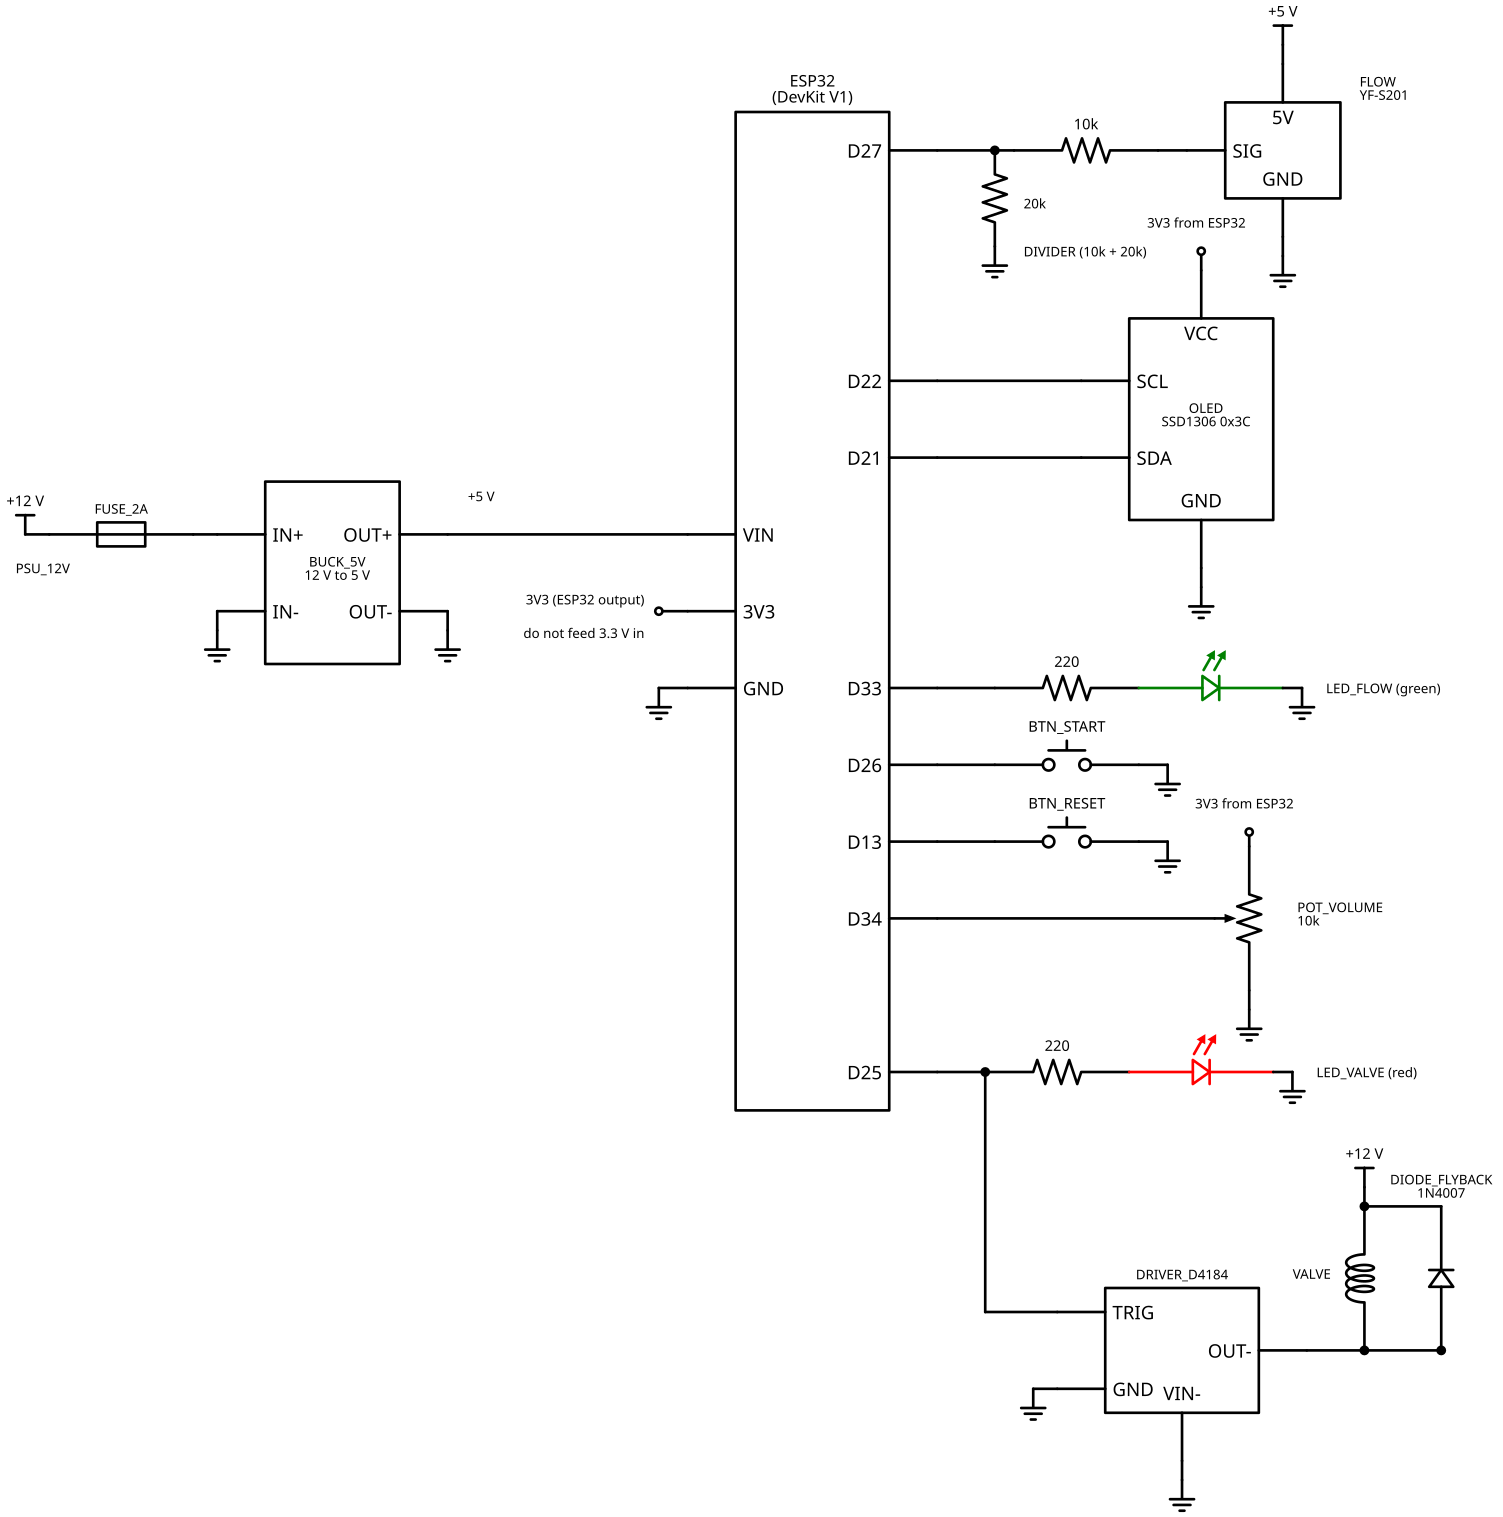

This figure's Python source:
"""Overview schematic of the REAL water dispenser (12 V plan, schemdraw).

Run:  /home/shovol/Lab/iot/elefun/.venv/bin/python docs/schematic-real.py  -> docs/schematic-real.svg
Source of truth for pins is ../PINOUT.md. Only used pins are drawn. Labels match docs/wiring-*.yml.
"""
from pathlib import Path

import schemdraw
import schemdraw.elements as elm
from schemdraw.elements import IcPin

OUT = Path(__file__).with_name("schematic-real.svg")
ROW = 1.6  # vertical pitch between ESP32 pins

schemdraw.use("svg")
with schemdraw.Drawing(file=str(OUT), show=False) as d:
    d.config(unit=3, fontsize=11)

    # Right-hand pins, top to bottom (None = empty slot kept free for wiring).
    # schemdraw numbers slots bottom to top, so slot = len - index.
    right = ["D27", None, None, "D22", "D21", None, None, "D33", "D26", "D13", "D34", None, "D25"]
    n = len(right)
    pins = [IcPin(name="VIN", side="left", slot="3/3"),
            IcPin(name="3V3", side="left", slot="2/3"),
            IcPin(name="GND", side="left", slot="1/3")]
    pins += [IcPin(name=nm, side="right", slot=f"{n - i}/{n}")
             for i, nm in enumerate(right) if nm]
    esp = elm.Ic(
        pins=pins,
        size=(3.2, ROW * n),
        pinspacing=ROW,
        leadlen=1,
        edgepadding=0.4,
        lblsize=11,
    ).label("ESP32\n(DevKit V1)", "top", fontsize=12)
    d += esp

    def row(pin):
        return esp[pin]

    # ---- Left side: 12 V in -> fuse -> buck 12->5 V -> VIN; 3V3, GND ----
    buck = elm.Ic(
        pins=[IcPin(name="IN+", side="left", slot="2/2"),
              IcPin(name="IN-", side="left", slot="1/2"),
              IcPin(name="OUT+", side="right", slot="2/2"),
              IcPin(name="OUT-", side="right", slot="1/2")],
        size=(2.8, ROW * 2 + 0.6),
        pinspacing=ROW,
        leadlen=1,
        edgepadding=0.4,
        lblsize=10,
    ).label("BUCK_5V\n12 V to 5 V", "center", fontsize=10)
    vx, vy = row("VIN")
    d += buck.at((vx - 5.0, vy)).anchor("OUT+").theta(0)
    d += elm.Line().at(buck["OUT+"]).to(row("VIN"))
    d += elm.Line().at(buck["OUT-"]).down(0.4)
    d += elm.Ground()
    d += elm.Line().at(buck["IN-"]).down(0.4)
    d += elm.Ground()
    d += elm.Line().at(buck["IN+"]).left(0.5)
    d += elm.Fuse().left().label("FUSE_2A", loc="top", fontsize=10)
    d += elm.Line().left(0.5)
    d += elm.Vdd().label("+12 V")
    px_, py_ = d.here
    d += elm.Label().at((px_ - 0.1, py_ - 0.6)).label("PSU_12V", halign="left", fontsize=10)
    d += elm.Label().at((vx - 4.2, vy + 0.9)).label("+5 V", fontsize=10)

    # 3V3 is an OUTPUT of the board: drawn as a net label, never as a supply.
    d += elm.Line().at(esp["3V3"]).left(0.6)
    d += elm.Dot(open=True)
    d += elm.Label().at((esp["3V3"][0] - 0.8, esp["3V3"][1] + 0.35)).label(
        "3V3 (ESP32 output)", halign="right", fontsize=10)
    d += elm.Label().at((esp["3V3"][0] - 0.8, esp["3V3"][1] - 0.35)).label(
        "do not feed 3.3 V in", halign="right", fontsize=10)
    d += elm.Line().at(esp["GND"]).left(0.6)
    d += elm.Ground()

    # ---- D27 flow sensor input via divider (10k in series, 20k to GND) ----
    y27 = row("D27")[1]
    d += elm.Line().at(row("D27")).right(1.2)
    d += elm.Dot()
    jx, jy = d.here
    d += elm.Resistor().down().length(2.0)
    d += elm.Label().at((jx + 0.5, jy - 1.0)).label("20k", halign="left", fontsize=10)
    d += elm.Ground()
    d += elm.Label().at((jx + 0.5, jy - 2.0)).label("DIVIDER (10k + 20k)", halign="left", fontsize=10)
    d += elm.Line().at((jx, jy)).right(0.4)
    d += elm.Resistor().right().label("10k", loc="top")
    d += elm.Line().right(0.6)
    flow = elm.Ic(
        pins=[IcPin(name="SIG", side="left"),
              IcPin(name="5V", side="top"),
              IcPin(name="GND", side="bottom")],
        size=(2.4, 2.0),
        leadlen=0.8,
        edgepadding=0.3,
        lblsize=10,
    ).label("", fontsize=10)
    d += flow.anchor("SIG").theta(0)
    d += elm.Label().at((flow["5V"][0] + 1.5, flow["5V"][1] - 0.6)).label("FLOW\nYF-S201", halign="left", fontsize=10)
    d += elm.Line().at(flow["5V"]).up(0.4)
    d += elm.Vdd().label("+5 V")
    d += elm.Line().at(flow["GND"]).down(0.4)
    d += elm.Ground()

    # ---- D22 / D21 - OLED I2C (SCL top, SDA bottom) ----
    oled = elm.Ic(
        pins=[IcPin(name="SCL", side="left", slot="2/2"),
              IcPin(name="SDA", side="left", slot="1/2"),
              IcPin(name="VCC", side="top"),
              IcPin(name="GND", side="bottom")],
        size=(3.0, ROW * 2 + 1.0),
        pinspacing=ROW,
        leadlen=1,
        edgepadding=0.5,
        lblsize=10,
    ).label("OLED\nSSD1306 0x3C", "center", fontsize=10)
    d += oled.at((row("D22")[0] + 3.0, row("D22")[1])).anchor("SCL").theta(0)
    d += elm.Line().at(row("D22")).to(oled["SCL"])
    d += elm.Line().at(row("D21")).to(oled["SDA"])
    d += elm.Line().at(oled["VCC"]).up(0.4)
    d += elm.Dot(open=True)
    d += elm.Label().at((oled["VCC"][0], oled["VCC"][1] + 0.9)).label(
        "3V3 from ESP32", fontsize=10)
    d += elm.Line().at(oled["GND"]).down(0.4)
    d += elm.Ground()

    # ---- D33 - flow LED ----
    d += elm.Line().at(row("D33")).right(1.2)
    d += elm.Resistor().right().label("220", loc="top")
    d += elm.LED().right().color("green")
    d += elm.Line().right(0.4)
    gx, gy = d.here
    d += elm.Ground()
    d += elm.Label().at((gx + 0.4, gy - 0.1)).label("LED_FLOW (green)", halign="left", fontsize=10)

    # ---- D26 / D13 - buttons to GND (internal pull-up) ----
    for pin, name in (("D26", "BTN_START"), ("D13", "BTN_RESET")):
        d += elm.Line().at(row(pin)).right(1.2)
        d += elm.Button().right().label(name, loc="top")
        d += elm.Line().right(0.6)
        d += elm.Ground()

    # ---- D34 - volume pot (10k): ends to 3V3 and GND, wiper to D34 ----
    yb = row("D34")[1]
    px = row("D34")[0] + 6.5
    pot = elm.Potentiometer().up().at((px, yb - 1.5))
    d += pot
    d += elm.Line().at(pot.start).down(0.4)
    d += elm.Ground()
    d += elm.Line().at(pot.end).up(0.3)
    d += elm.Dot(open=True)
    d += elm.Label().at((pot.end[0], pot.end[1] + 0.8)).label(
        "3V3 from ESP32", fontsize=10)
    d += elm.Line().at(row("D34")).to(pot.tap)
    d += elm.Label().at((px + 0.9, yb)).label("POT_VOLUME\n10k", halign="left", fontsize=10)

    # ---- D25 - LED_VALVE and D4184 trigger ----
    x25, y25 = row("D25")
    d += elm.Line().at(row("D25")).right(1.0)
    d += elm.Dot()
    tx, ty = d.here
    d += elm.Resistor().right().label("220", loc="top")
    d += elm.LED().right().color("red")
    d += elm.Line().right(0.4)
    gx, gy = d.here
    d += elm.Ground()
    d += elm.Label().at((gx + 0.4, gy - 0.1)).label("LED_VALVE (red)", halign="left", fontsize=10)

    drv = elm.Ic(
        pins=[IcPin(name="TRIG", side="left", slot="2/2"),
              IcPin(name="GND", side="left", slot="1/2"),
              IcPin(name="VIN-", side="bottom"),
              IcPin(name="OUT-", side="right")],
        size=(3.2, 2.6),
        pinspacing=ROW,
        leadlen=1,
        edgepadding=0.5,
        lblsize=10,
    ).label("DRIVER_D4184", "top", fontsize=10)
    y_d = y25 - 5.0
    d += drv.at((tx + 1.5, y_d)).anchor("TRIG").theta(0)
    d += elm.Line().at((tx, ty)).to((tx, y_d))
    d += elm.Line().to(drv["TRIG"])
    d += elm.Line().at(drv["GND"]).left(0.5)
    d += elm.Ground()
    d += elm.Line().at(drv["VIN-"]).down(0.4)
    d += elm.Ground()

    # Valve between OUT- and +12 V, flyback diode across it (cathode to +12 V)
    d += elm.Line().at(drv["OUT-"]).right(1.2)
    d += elm.Dot()
    ax, ay = d.here
    d += elm.Line().right(1.6)
    d += elm.Dot()
    bx, _ = d.here
    d += elm.Inductor2(loops=3).at((ax, ay)).up().length(3.0).label(
        "", fontsize=10)
    d += elm.Label().at((ax - 0.6, ay + 1.5)).label("VALVE", halign="right", fontsize=10)
    top_y = ay + 3.0
    d += elm.Diode().at((bx, ay)).up().length(3.0).label(
        "DIODE_FLYBACK\n1N4007", loc="right", fontsize=10)
    d += elm.Line().at((ax, top_y)).to((bx, top_y))
    d += elm.Dot().at((ax, top_y))
    d += elm.Line().at((ax, top_y)).up(0.4)
    d += elm.Vdd().label("+12 V")
